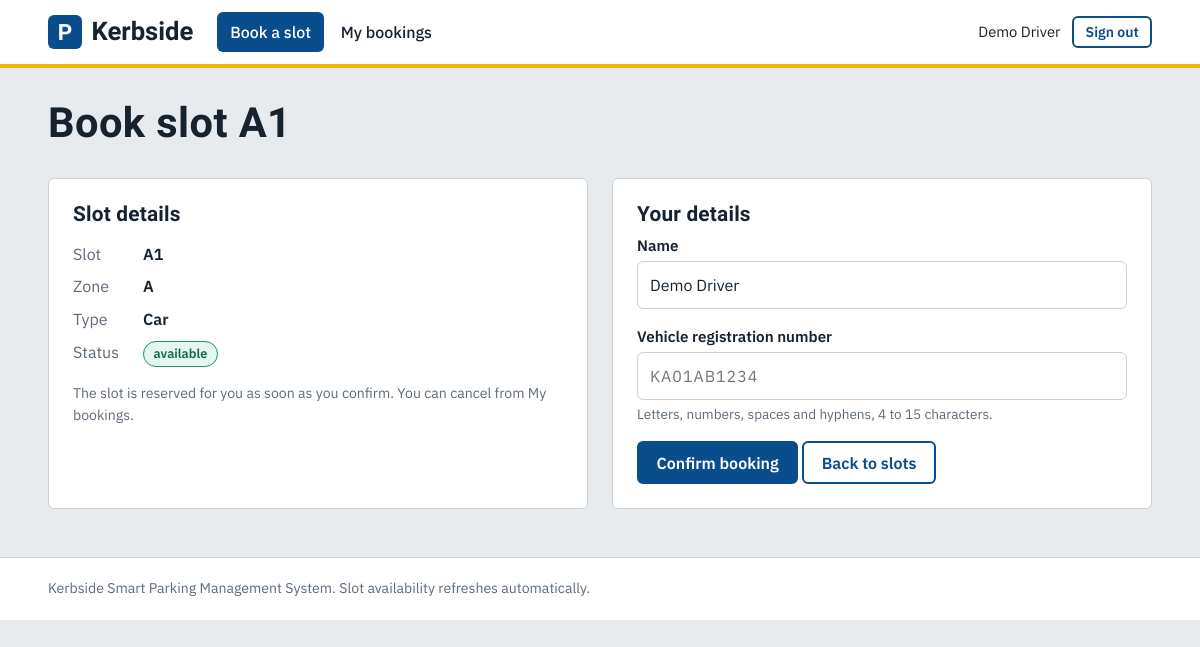
/book/1/ (signed in), run on the app's committed database.
### parking/models.py (models this page shows, shortened)
class Slot(models.Model):
    label = models.CharField(max_length=10, unique=True)
    zone = models.CharField(max_length=10)
    slot_type = models.CharField(max_length=12, default="Car")
    status = models.CharField(max_length=12, default="available")
    class Meta:
        ordering = ["zone", "label"]

### parking/views.py (the view, shortened to what this page needs)
# urls.py: path("book/<int:slot_id>/", views.book, name="book"),
@driver_required
def book(request, slot_id):
    slot = get_object_or_404(Slot, pk=slot_id)
    if slot.status != "available":
        messages.error(request, f"Slot {slot.label} is no longer available. Please choose another one.")
        return redirect("slots")
    form, errors = {"name": request.user.first_name, "vehicle_number": ""}, []
    return render(request, "book.html", {"slot": slot, "form": form, "errors": errors, "page": "slots"})

### parking/views.py (called while the page is built)
def driver_required(view):
    @wraps(view)
    def wrapper(request, *args, **kwargs):
        if not request.user.is_authenticated:
            return redirect(f"{reverse('login')}?next={request.path}")
        if request.user.is_staff:
            messages.info(request, "Staff accounts manage parking. Sign in with a driver account to book a slot.")
            return redirect("admin_dashboard")
        return view(request, *args, **kwargs)
    return wrapper

### parking/templates/book.html (shortened to what this page needs)
{% extends "base.html" %}
{% block content %}
<div class="page-head"><h1 style="font-size:2.6rem">Book slot {{ slot.label }}</h1></div>
<div class="two-col">
  <div class="card">
    <h3>Slot details</h3>
    <dl class="details">
      <dt>Slot</dt><dd>{{ slot.label }}</dd>
      <dt>Zone</dt><dd>{{ slot.zone }}</dd>
      <dt>Type</dt><dd>{{ slot.slot_type }}</dd>
      <dt>Status</dt><dd><span class="badge badge-{{ slot.status }}">{{ slot.status }}</span></dd>
    </dl>
    <p class="muted small">The slot is reserved for you as soon as you confirm. You can cancel from My bookings.</p>
  </div>
  <div class="card">
    <h3>Your details</h3>
    <form method="post" action="{% url 'book' slot.id %}">
      <div class="field"><label for="name">Name</label><input type="text" id="name" name="name" value="{{ form.name }}" required autofocus></div>
      <div class="field"><label for="vehicle_number">Vehicle registration number</label><input class="plate" type="text" id="vehicle_number" name="vehicle_number" value="{{ form.vehicle_number }}" placeholder="KA01AB1234" required><div class="hint">Letters, numbers, spaces and hyphens, 4 to 15 characters.</div></div>
      <button class="btn" type="submit">Confirm booking</button>
      <a class="btn btn-ghost" href="{% url 'slots' %}">Back to slots</a>
    </form>
  </div>
</div>
{% endblock %}

### parking/templates/base.html (shortened to what this page needs)
{% load static %}<!doctype html>
<html lang="en">
<head>
  <link rel="stylesheet" href="{% static 'css/style.css' %}">
</head>
<body>
<header class="site-header">
  <div class="container">
    <a class="brand" href="{% url 'home' %}"><span class="brand-mark">P</span>Kerbside</a>
    <nav class="nav" aria-label="Main">
      {% if user.is_staff %}
        <a href="{% url 'admin_dashboard' %}" class="{% if page == 'dashboard' %}on{% endif %}">Dashboard</a>
        <a href="{% url 'admin_slots' %}" class="{% if page == 'admin_slots' %}on{% endif %}">Manage slots</a>
        <a href="{% url 'admin_bookings' %}" class="{% if page == 'admin_bookings' %}on{% endif %}">Bookings</a>
        <a href="{% url 'slots' %}" class="{% if page == 'slots' %}on{% endif %}">Live map</a>
      {% elif user.is_authenticated %}
        <a href="{% url 'slots' %}" class="{% if page == 'slots' %}on{% endif %}">Book a slot</a>
        <a href="{% url 'my_bookings' %}" class="{% if page == 'my_bookings' %}on{% endif %}">My bookings</a>
      {% else %}
        <a href="{% url 'home' %}" class="{% if page == 'home' %}on{% endif %}">Home</a>
        <a href="{% url 'slots' %}" class="{% if page == 'slots' %}on{% endif %}">Live slots</a>
      {% endif %}
    </nav>
    <div class="nav-user">
      {% if user.is_authenticated %}
        <span>{{ user.first_name }}</span>
        <form class="inline-form" method="post" action="{% url 'logout' %}">{% csrf_token %}<button class="btn btn-ghost btn-sm" type="submit">Sign out</button></form>
      {% else %}
        <a class="btn btn-ghost btn-sm" href="{% url 'login' %}">Sign in</a>
        <a class="btn btn-sm" href="{% url 'register' %}">Create account</a>
        <a class="small" href="{% url 'admin_login' %}">Staff portal</a>
      {% endif %}
    </div>
  </div>
</header>
<main>
  <div class="container">
    {% block content %}{% endblock %}
  </div>
</main>
<footer class="site-footer"><div class="container">Kerbside Smart Parking Management System. Slot availability refreshes automatically.</div></footer>
</body>
</html>

### parking/static/css/style.css (style rules this page uses)
:root { --concrete:#E8EBEE; --paper:#FFFFFF; --ink:#16232E; --muted:#5E6B78; --line:#CBD2D9; --sign:#0A4D8C; --sign-dark:#073862; --bay:#17936B; --brake:#C8423B; --paint:#F2B705; --asphalt:#2B343C; --asphalt-2:#36414A; --radius:6px; --font-head:"Barlow Condensed","Arial Narrow",Arial,sans-serif; --font-body:"IBM Plex Sans","Segoe UI",system-ui,sans-serif; --font-mono:"IBM Plex Mono",ui-monospace,Menlo,Consolas,monospace; }
* { box-sizing:border-box }
html { -webkit-text-size-adjust:100% }
body { margin:0;background:var(--concrete);color:var(--ink);font-family:var(--font-body);font-size:16px;line-height:1.55 }
h1,h2,h3 { font-family:var(--font-head);font-weight:700;line-height:1.1;margin:0 0 .5rem;letter-spacing:.01em }
h1 { font-size:clamp(2.4rem,5vw,3.8rem) }
h3 { font-size:1.3rem }
p { margin:0 0 1rem;max-width:62ch }
a { color:var(--sign) }
.container { width:min(1120px,92%);margin:0 auto }
.muted { color:var(--muted) }
.small { font-size:.88rem }
.plate { font-family:var(--font-mono);letter-spacing:.06em;font-weight:500 }
.site-header { background:var(--paper);border-bottom:4px solid var(--paint) }
.site-header .container { display:flex;align-items:center;gap:1.5rem;min-height:64px;flex-wrap:wrap }
.brand { display:flex;align-items:center;gap:.6rem;text-decoration:none;color:var(--ink);font-family:var(--font-head);font-weight:700;font-size:1.6rem }
.brand-mark { display:grid;place-items:center;width:34px;height:34px;background:var(--sign);color:#fff;border-radius:6px;font-size:1.4rem;line-height:1 }
.nav { display:flex;gap:.25rem;flex:1;flex-wrap:wrap }
.nav a { color:var(--ink);text-decoration:none;padding:.5rem .8rem;border-radius:var(--radius);font-weight:500 }
.nav a.on { background:var(--sign);color:#fff }
.nav-user { display:flex;align-items:center;gap:.75rem;font-size:.92rem }
.btn { display:inline-block;border:2px solid var(--sign);background:var(--sign);color:#fff;padding:.6rem 1.1rem;border-radius:var(--radius);font:600 1rem var(--font-body);text-decoration:none;cursor:pointer }
.btn-ghost { background:transparent;color:var(--sign) }
.btn-sm { padding:.3rem .7rem;font-size:.88rem }
label { display:block;font-weight:600;margin-bottom:.25rem;font-size:.95rem }
input[type=text],input[type=password],input[type=email],select { width:100%;padding:.65rem .75rem;border:1.5px solid var(--line);border-radius:var(--radius);font:inherit;background:#fff;color:var(--ink) }
.field { margin-bottom:1rem }
.hint { font-size:.85rem;color:var(--muted);margin-top:.25rem }
.inline-form { display:inline }
main { padding:2rem 0 3rem;min-height:60vh }
.card { background:var(--paper);border:1px solid var(--line);border-radius:var(--radius);padding:1.5rem }
.page-head { display:flex;justify-content:space-between;align-items:flex-end;gap:1rem;flex-wrap:wrap;margin-bottom:1.5rem }
.two-col { display:grid;grid-template-columns:1fr 1fr;gap:1.5rem }
.details { display:grid;grid-template-columns:auto 1fr;gap:.5rem 1.5rem;margin:1rem 0 }
.details dt { color:var(--muted) }
.details dd { margin:0;font-weight:600 }
.badge { display:inline-block;padding:.12rem .6rem;border-radius:99px;font-size:.8rem;font-weight:600;border:1.5px solid }
.badge-available,.badge-active { color:#0d6b4c;border-color:var(--bay);background:#e5f5ef }
.site-footer { border-top:1px solid var(--line);padding:1.25rem 0;color:var(--muted);font-size:.88rem;background:var(--paper) }

### data on the page
Slot: label "A1", zone "A", slot_type "Car", status "available"

### other printed values
{{ user.first_name }} "Demo Driver"
